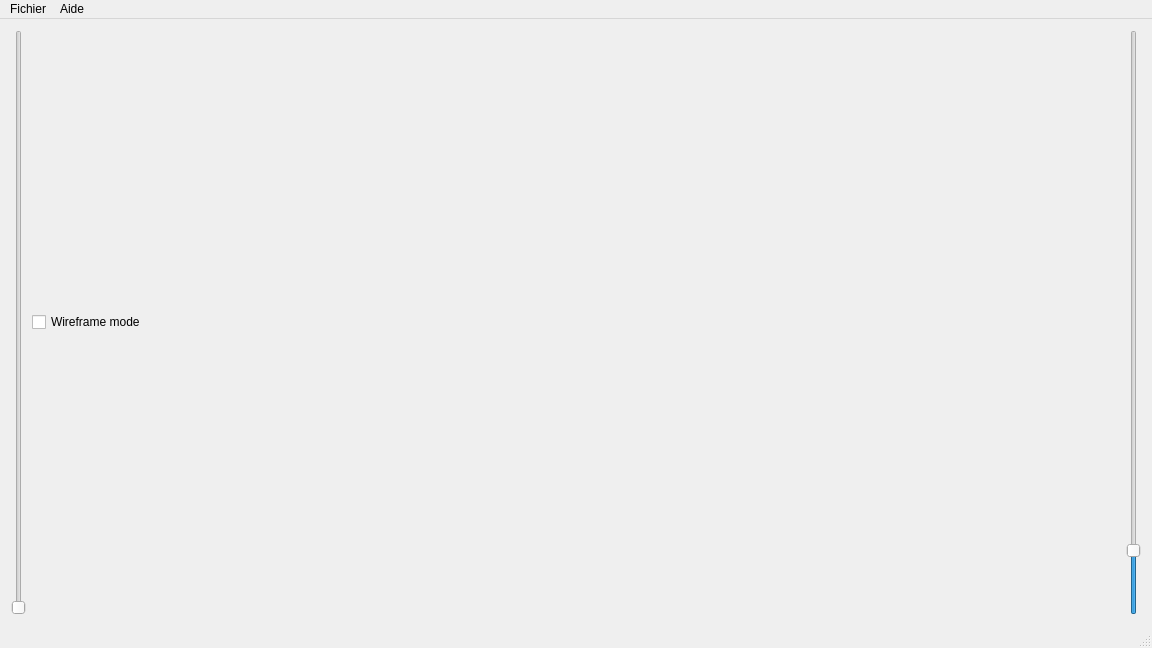
<?xml version="1.0" encoding="UTF-8"?>
<ui version="4.0">
 <class>MainWindow</class>
 <widget class="QMainWindow" name="MainWindow">
  <property name="geometry">
   <rect>
    <x>0</x>
    <y>0</y>
    <width>1152</width>
    <height>648</height>
   </rect>
  </property>
  <property name="windowTitle">
   <string>Model Viewer</string>
  </property>
  <widget class="QWidget" name="centralWidget">
   <layout class="QHBoxLayout" name="centralLayout">
    <item>
     <widget class="QSlider" name="rotateSlider">
      <property name="maximum">
       <number>360</number>
      </property>
      <property name="sliderPosition">
       <number>0</number>
      </property>
      <property name="orientation">
       <enum>Qt::Vertical</enum>
      </property>
     </widget>
    </item>
    <item>
     <layout class="QVBoxLayout" name="verticalLayout">
      <item>
       <widget class="QCheckBox" name="checkBox">
        <property name="text">
         <string>Wireframe mode</string>
        </property>
       </widget>
      </item>
     </layout>
    </item>
    <item>
     <widget class="QSlider" name="cameraSlider">
      <property name="maximum">
       <number>200</number>
      </property>
      <property name="value">
       <number>20</number>
      </property>
      <property name="orientation">
       <enum>Qt::Vertical</enum>
      </property>
     </widget>
    </item>
   </layout>
  </widget>
  <widget class="QMenuBar" name="menuBar">
   <property name="geometry">
    <rect>
     <x>0</x>
     <y>0</y>
     <width>1152</width>
     <height>19</height>
    </rect>
   </property>
   <widget class="QMenu" name="fileMenu">
    <property name="title">
     <string>Fichier</string>
    </property>
   </widget>
   <widget class="QMenu" name="helpMenu">
    <property name="title">
     <string>Aide</string>
    </property>
    <addaction name="aboutAction"/>
   </widget>
   <addaction name="fileMenu"/>
   <addaction name="helpMenu"/>
  </widget>
  <widget class="QStatusBar" name="statusBar"/>
  <action name="openAction">
   <property name="text">
    <string>Ouvrir un modèle...</string>
   </property>
  </action>
  <action name="aboutAction">
   <property name="text">
    <string>À propos</string>
   </property>
  </action>
 </widget>
 <layoutdefault spacing="6" margin="11"/>
 <resources/>
 <connections/>
</ui>
